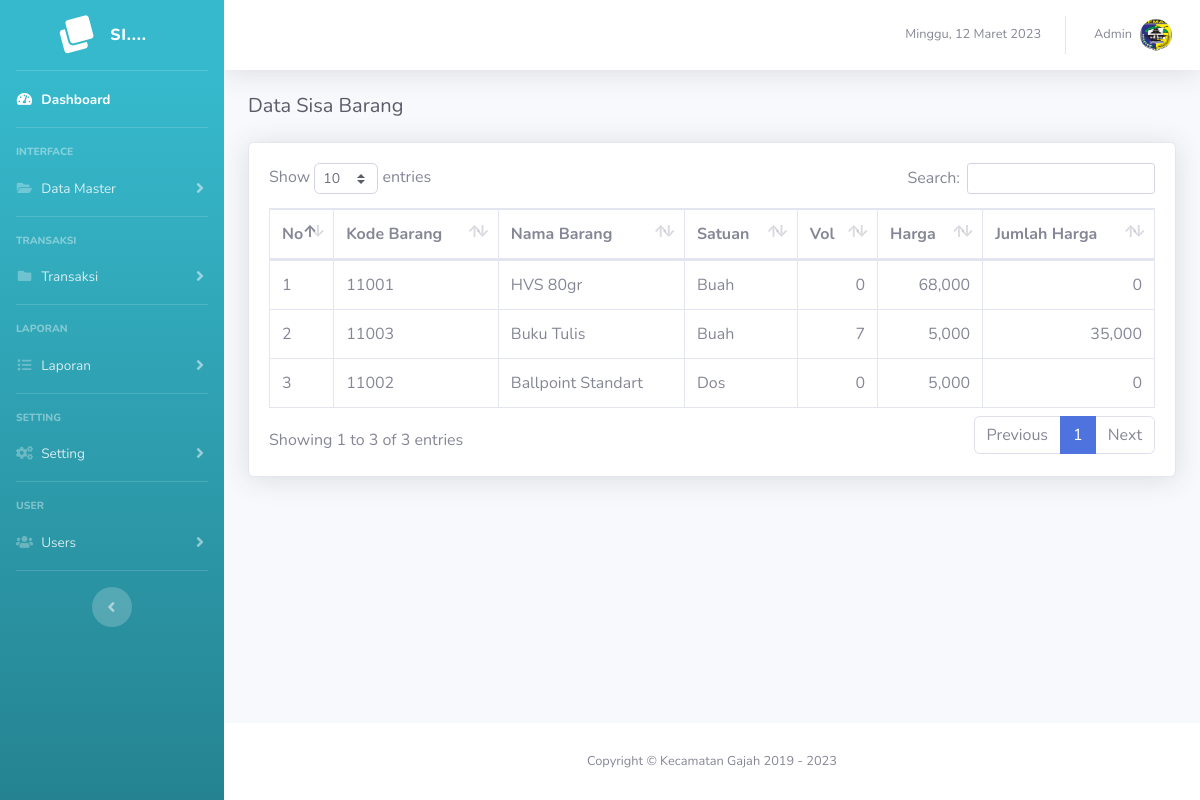
The app's page /sisa (signed in), older data.
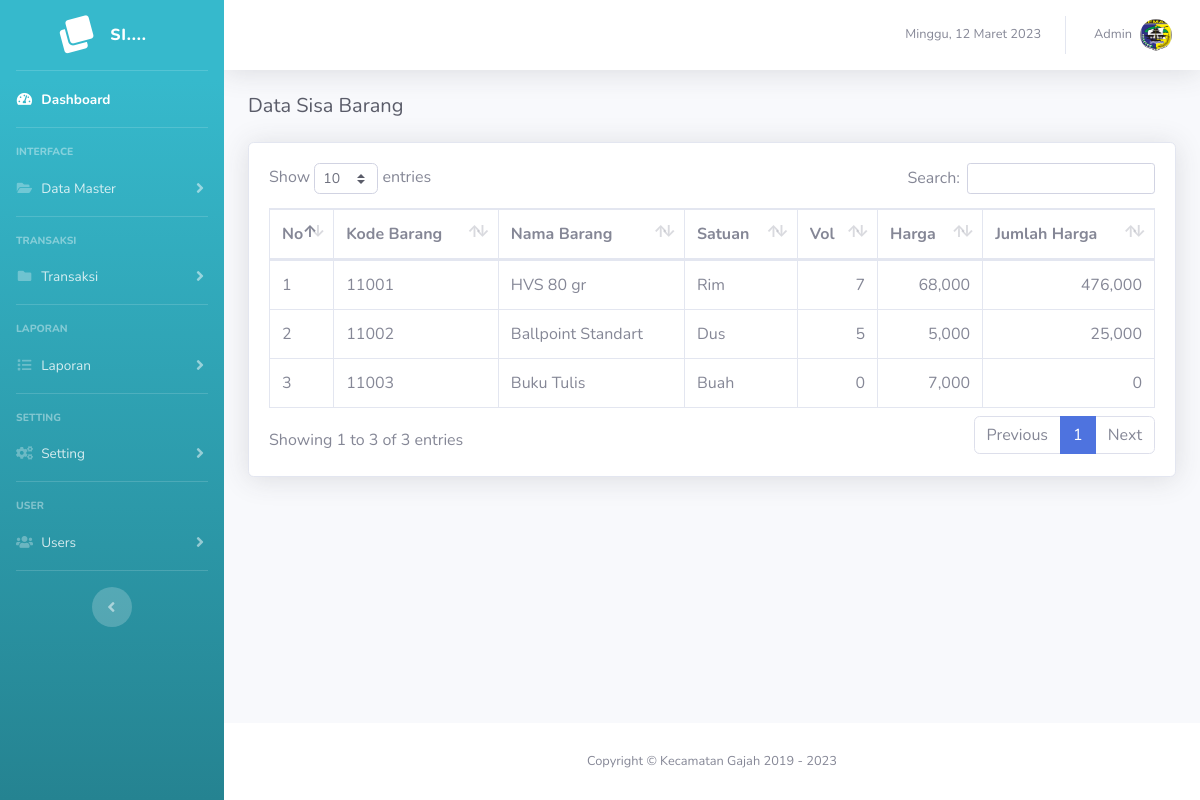
The same page, newer data.
### tables this page shows
CREATE TABLE `tb_barang` (
  `id_barang` int(11) NOT NULL,
  `id_kategori` int(11) NOT NULL,
  `kode_barang` varchar(20) NOT NULL,
  `nama_barang` varchar(100) NOT NULL,
  `satuan_barang` varchar(20) NOT NULL
);

CREATE TABLE `tb_saldo_awal_detail` (
  `id_saldo_awal` int(11) NOT NULL,
  `id_pembelian` int(11) NOT NULL,
  `id_instansi` int(11) NOT NULL,
  `id_user` int(11) NOT NULL,
  `kode_barang` varchar(20) NOT NULL,
  `volume` varchar(10) NOT NULL,
  `harga_satuan` varchar(20) NOT NULL,
  `jumlah_harga` varchar(20) NOT NULL,
  `tanggal` date NOT NULL,
  `id_kategori` int(11) NOT NULL
);

### page/pembelian/sisa.php (the view)
<h5 class="h5 mb-4 text-gray-800">Data Sisa Barang</h5>
<div class="card shadow mb-4">
  <div class="card-body">
    <div class="table-responsive">
      <table class="table table-bordered" id="dataTable" width="100%" cellspacing="0">
        <thead>
          <tr>
            <th width="5%">No</th>
            <th>Kode Barang</th>
            <th>Nama Barang</th>
            <th>Satuan</th>
            <th>Vol</th>
            <th>Harga</th>
            <th>Jumlah Harga</th>
          </tr>
        </thead>
        <tbody>
          <?php
          $sql = $conn->query("SELECT b.*, sa.tanggal AS tanggal_saldo_awal, YEAR(sa.tanggal) AS tahun_saldo_awal,
          COALESCE(sa.volume, 0) + COALESCE(p.volume, 0) AS vol,
          CASE WHEN sa.harga_satuan IS NOT NULL THEN sa.harga_satuan ELSE p.harga_satuan END AS harga_satuan,
          (COALESCE(sa.volume, 0) * sa.harga_satuan) + (COALESCE(p.volume, 0) * p.harga_satuan) AS jumlah_harga
      FROM tb_barang b
      LEFT JOIN tb_saldo_awal_detail sa ON b.kode_barang = sa.kode_barang AND sa.id_user = '$_SESSION[id_user]'
      LEFT JOIN tb_pembelian p ON b.kode_barang = p.kode_barang AND p.id_user = '$_SESSION[id_user]'
      WHERE (sa.id_user IS NOT NULL OR p.id_user IS NOT NULL) AND (YEAR(sa.tanggal) = '$_SESSION[tahun]' OR YEAR(p.tanggal) = '$_SESSION[tahun]');");
          $no = 1;
          foreach ($sql as $key => $value) :
            $jumlah_harga = $value['vol'] * $value['harga_satuan'];
          ?>
            <tr>
              <td><?= $no++; ?></td>
              <td><?= $value['kode_barang']; ?></td>
              <td><?= $value['nama_barang']; ?></td>
              <td><?= $value['satuan_barang']; ?></td>
              <td align="right"><?= number_format($value['vol']); ?></td>
              <td align="right"><?= number_format($value['harga_satuan']); ?></td>
              <td align="right"><?= number_format($jumlah_harga); ?></td>
            </tr>
          <?php endforeach; ?>
        </tbody>
      </table>
    </div>
  </div>
</div>

Row changes from the older to the newer data that the page shows:
removed tb_barang: kode_barang "11003", nama_barang "Buku Tulis", satuan_barang "Buah", vol "7", harga_satuan "5,000", jumlah_harga "35,000"
removed tb_saldo_awal_detail: tb_barang.kode_barang "11002", tb_barang.nama_barang "Ballpoint Standart", tb_barang.satuan_barang "Dos", vol "0", harga_satuan "5,000", jumlah_harga "0"
added tb_barang: kode_barang "11001", nama_barang "HVS 80 gr", satuan_barang "Rim", vol "7", harga_satuan "68,000", jumlah_harga "476,000"
changed tb_barang: kode_barang "11001" → "11002"; nama_barang "HVS 80gr" → "Ballpoint Standart"; satuan_barang "Buah" → "Dus"; vol "0" → "5"; harga_satuan "68,000" → "5,000"; jumlah_harga "0" → "25,000"
added tb_saldo_awal_detail: tb_barang.kode_barang "11003", tb_barang.nama_barang "Buku Tulis", tb_barang.satuan_barang "Buah", vol "0", harga_satuan "7,000", jumlah_harga "0"
